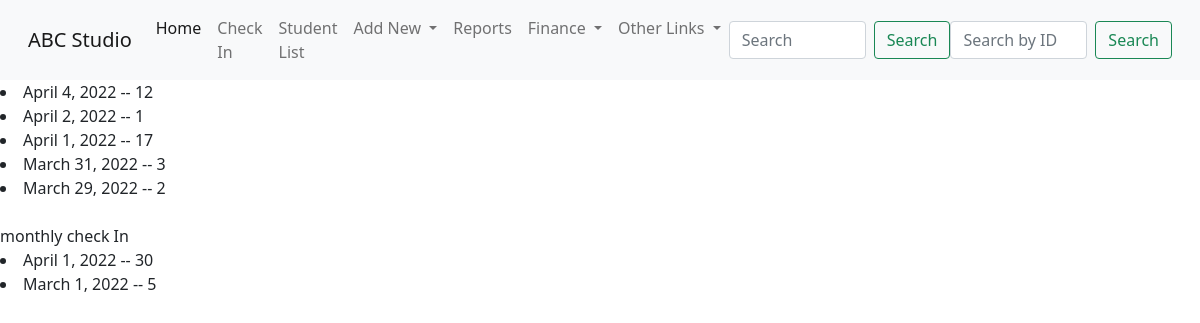
/customerAttendance/, run on an earlier commit of the app's database.
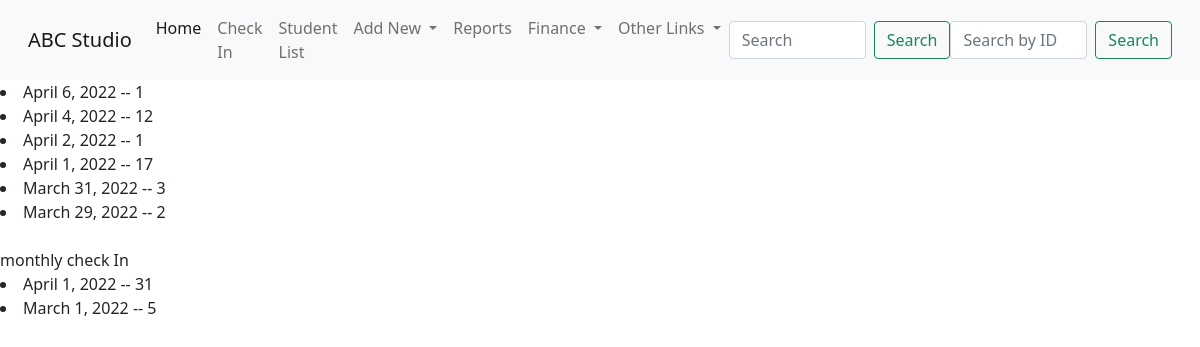
And on a later commit of the database.
### student/models.py (models this page shows, shortened)
class checkInData(models.Model):
    checkInSeq = models.AutoField(primary_key=True)
    studentId = models.IntegerField()
    checkIn = models.IntegerField(default=1 , editable=False)
    checkInDate = models.DateField(default=datetime.now , editable=False)

### student/views.py (the view)
# urls.py: path('customerAttendance/',views.customerAttendance , name='customerAttendance'),
def customerAttendance(request):
    totalCheckInMonthly = checkInData.objects.annotate(month = TruncMonth('checkInDate')).values('month').annotate(tCheck = Count('checkInSeq')).order_by('-month')
    checkInTotal = checkInData.objects.values('checkInDate').annotate(countCheck = Count('checkInSeq')).order_by('-checkInDate')
    conte = {'checkInTotal':checkInTotal,'totalCheckInMonthly':totalCheckInMonthly}
    return render(request,'student/checkInReport.html',conte)

### student/templates/student/checkInReport.html (shortened to what this page needs)
{% extends 'student/base.html' %}
{% load static %}
{% block content %}
{% for x in  checkInTotal %}
<li>{{x.checkInDate}} -- {{x.countCheck}}</li>
{% endfor %}
<br>
monthly check In
{% for x in  totalCheckInMonthly %}
<li>{{x.month}} -- {{x.tCheck}}</li>
{% endfor %}
{% endblock  %}

What changed in the data, as far as the page shows it:
added checkInData: checkInDate "April 6, 2022", countCheck "1"
Also different on the page:
new list line: "April 1, 2022 -- 31"
list line gone: "April 1, 2022 -- 30"
